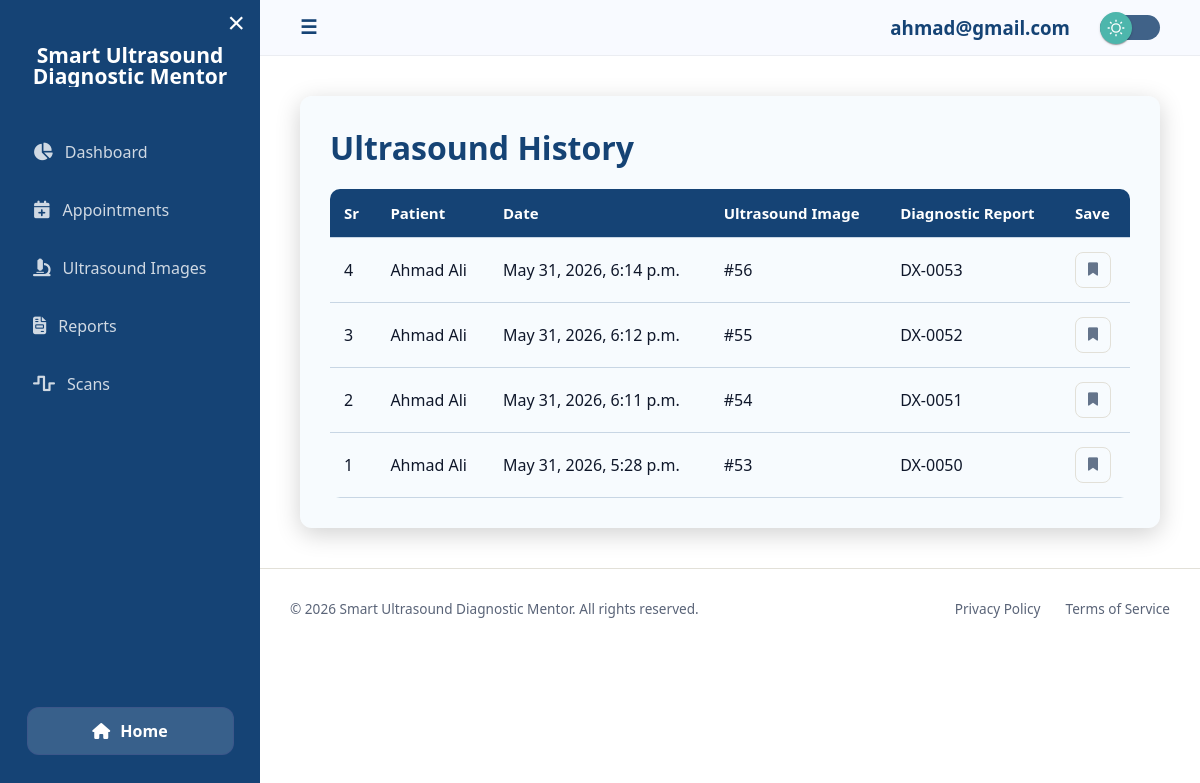
The page /view_scan_history/ (signed in) on the database its author committed.
### home/models.py (models this page shows, shortened)
class ScanHistory(models.Model):
    user = models.ForeignKey(User, on_delete=models.CASCADE)
    image = models.ForeignKey(UltrasoundImage, on_delete=models.CASCADE)
    report = models.ForeignKey('DiagnosticReport', on_delete=models.CASCADE)
    created_at = models.DateTimeField(auto_now_add=True)
    user_scan_number = models.IntegerField(default=1)

class DiagnosticReport(models.Model):
    user = models.ForeignKey(User, on_delete=models.CASCADE)
    image = models.ForeignKey(UltrasoundImage, on_delete=models.CASCADE)
    user_report_number = models.IntegerField(default=0)
    report_code = models.CharField(max_length=20, unique=True, null=True, blank=True)
    patient_name = models.CharField(max_length=150, null=True, blank=True)
    age = models.IntegerField(validators=[MinValueValidator(0)])
    gender = models.CharField(max_length=10)
    weight = models.FloatField(validators=[MinValueValidator(0.0)])
    prediction = models.CharField(max_length=100, default="Unknown")
    nodule_status = models.CharField(max_length=100, default="Unknown")
    summary = models.TextField(default="No summary")
    report_date = models.DateTimeField(default=timezone.now)

class UltrasoundImage(models.Model):
    patient = models.ForeignKey(User, on_delete=models.CASCADE)
    doctor = models.ForeignKey(DoctorProfile, on_delete=models.CASCADE, null=True)
    image = models.ImageField(upload_to='ultrasound/')
    image_date = models.DateTimeField(default=timezone.now)

### home/views.py (the view)
# urls.py: path('view_scan_history/', view_scan_history, name='view_scan_history'),
@login_required
def view_scan_history(request):
    history = ScanHistory.objects.filter(
        user=request.user
    ).order_by('-created_at')
    for item in history:
        if item.report and item.report.patient_name:
            item.display_name = item.report.patient_name
        else:
            item.display_name = request.user.username
    bookmarked_ids = set(RecordBookmark.objects.filter(
        user=request.user, record_type='scan'
    ).values_list('record_id', flat=True))
    return render(request, 'view_scan_history.html', {
        "history": history,
        "bookmarked_ids": bookmarked_ids,
    })

### SmartUltrasoundDiagnosticMentor/format_html_patch.py (called while the page is built)
def _compat_format_html(format_string, *args, **kwargs):
    if not args and not kwargs:
        return mark_safe(format_string)
    return _original_format_html(format_string, *args, **kwargs)

### home/context_processors.py (called while the page is built)
def navbar_profile(request):
    if not request.user.is_authenticated:
        return {'navbar_photo_url': None}
    photo_url = None
    try:
        role = request.user.userprofile.role
        if role == 'doctor':
            dp = request.user.doctor_profile
            if dp.profile_photo:
                photo_url = dp.profile_photo.url
        elif role == 'patient':
            pp = request.user.patient_profile
            if pp.profile_photo:
                photo_url = pp.profile_photo.url
    except Exception:
        pass
    return {'navbar_photo_url': photo_url}

### templates/view_scan_history.html
{% extends "dashboard_base.html" %}
{% block content %}
<div class="appointment-container">
    <h1 class="title">Ultrasound History</h1>
    {% if history %}
    <div class="table-wrapper">
        <table>
            <tr>
                <th>Sr</th>
                <th>Patient</th>
                <th>Date</th>
                <th>Ultrasound Image</th>
                <th>Diagnostic Report</th>
                <th>Save</th>
            </tr>
            {% for item in history %}
            <tr>
                <td>{{ item.user_scan_number  }}</td>
                <td>
                    {{ item.display_name }}
                </td>
                <td>{{ item.created_at }}</td>
                <td>
                    {% if item.image %}
                    #{{ item.image.id }}
                    {% else %}
                    No Image
                    {% endif %}
                </td>
                <td>
                    {% if item.report %}
                    DX-{{ item.report.id|stringformat:"04d" }}
                    {% else %}
                    No Report
                    {% endif %}
                </td>
                <td>
                    <button class="bm-btn{% if item.id in bookmarked_ids %} bookmarked{% endif %}"
                        data-type="scan" data-id="{{ item.id }}"
                        title="Bookmark this record">
                        <i class="fas fa-bookmark"></i>
                    </button>
                </td>
            </tr>
            {% endfor %}
        </table>
    </div>
    {% else %}
    <p>No history available.</p>
    {% endif %}
</div>
{% endblock %}

### templates/dashboard_base.html (shortened to what this page needs)
{% load static %}
<!DOCTYPE html>
<html>
<head>
    <link rel="stylesheet" href="https://cdnjs.cloudflare.com/ajax/libs/font-awesome/6.4.0/css/all.min.css">
    <link rel="stylesheet" href="{% static 'css/dashboard.css' %}">
    <link rel="stylesheet" href="{% static 'css/darktheme.css' %}">
</head>
<body>
    <div class="layout">
        <aside class="sidebar" id="sidebar">
            <div class="sidebar-top">
                <button class="close-btn" onclick="toggleSidebar()">&times;</button>
                <div class="logo">
                    <h2>Smart Ultrasound <br> Diagnostic Mentor</h2>
                </div>
                <nav>
                    <a href="{% url 'dashboard' %}"><i class="fas fa-chart-pie"></i> Dashboard</a>
                    <a href="{% url 'view_appointment' %}"><i class="fas fa-calendar-plus"></i> Appointments</a>
                    <a href="{% url 'view_ultrasound_images' %}"><i class="fas fa-microscope"></i> Ultrasound Images</a>
                    <a href="{% url 'view_reports' %}"><i class="fas fa-file-invoice"></i> Reports</a>
                    <a href="{% url 'view_scan_history' %}"><i class="fas fa-wave-square"></i> Scans</a>
                </nav>
            </div>
            <div class="sidebar-bottom">
                <a href="{% url 'home' %}" class="home-btn">
                    <i class="fas fa-home-alt"></i> Home
                </a>
            </div>
        </aside>
        <div class="main">
            <header class="topbar">
                <div class="leftbar">
                    <button class="menu-btn" onclick="toggleSidebar()">☰</button>
                </div>
                <div class="rightbar">
                    <h3>{{ request.user.username }}</h3>
                    <label class="ui-switch me-2">
                        <div class="slider">
                            <div class="circle"></div>
                        </div>
                    </label>
                </div>
            </header>
            <section class="content">
                {% block content %}
                {% endblock %}
            </section>
    {% include 'footer2.html' %}
        </div>
    </div>
</body>
</html>

### static/css/dashboard.css (style rules this page uses)
:root { --accent: rgb(21, 67, 117); --accent-dim: rgb(200, 215, 230); --accent-dim2: #4db6ac; --accent-glow: rgba(80, 118, 159, 0.18); --accent-border: rgba(80, 118, 159, 0.28); --bg-base: #fff; --bg-surface: rgba(230, 241, 251, 0.322); --bg-raised: #f8faff; --bg-surface2: rgba(230, 241, 251); --border: #e2e0d8; --border-light: rgba(255, 255, 255, 0.05); --text-primary: #0f172a; --text-secondary: #64748b; --text-muted: #5a6478; --text-btn: #fff; --font-main: 'DM Sans', sans-serif; --font-display: 'DM Serif Display', serif; --radius-sm: 8px; --radius-md: 12px; --radius-lg: 18px; --radius-xl: 24px; --shadow-sm: 0 1px 4px rgba(0, 0, 0, 0.35); --shadow-md: 0 6px 24px rgba(0, 0, 0, 0.183); --error: #C62828; --warning: #F9A825; --success: #2E7D32; }
* { margin: 0; padding: 0; box-sizing: border-box; }
body { font-family: 'Segoe UI', Roboto, Helvetica, Arial, sans-serif; background: var(--bg-surface); color: var(--text-primary); }
.layout { display: flex; min-height: 100vh; }
.menu-btn { background: none; border: none; font-size: larger; color: var(--accent); font-weight: bold; }
.sidebar { width: 260px; background: var(--accent); color: white; transition: all 0.3s ease; padding: 25px 15px; display: flex; flex-direction: column; justify-content: space-between; height: 100vh; position: sticky; top: 0; }
.sidebar-top { width: 100%; }
.sidebar-bottom { width: 100%; padding-bottom: 20px; display: flex; justify-content: center; }
.home-btn { display: flex; align-items: center; justify-content: center; gap: 10px; width: 90%; padding: 12px; background: rgba(200, 215, 230, 0.2); color: var(--text-btn); text-decoration: none; border-radius: 12px; font-weight: 600; transition: all 0.3s ease; border: 1px solid rgba(78, 56, 133, 0.2); }
.logo h2 { font-size: 21px; font-weight: 800; background: white; -webkit-background-clip: text; -webkit-text-fill-color: transparent; text-align: center; margin-bottom: 40px; margin-top: 20px; line-height: 1; }
.sidebar nav a { display: flex; align-items: center; padding: 14px 18px; margin-bottom: 8px; text-decoration: none; color: rgba(255, 255, 255, 0.8); border-radius: 12px; transition: 0.2s; }
.sidebar nav a i { margin-right: 12px; font-size: 1.1rem; }
.main { flex: 1; overflow-x: hidden; }
.topbar { background: var(--bg-raised); backdrop-filter: blur(10px); padding: 15px 40px; display: flex; justify-content: space-between; align-items: center; position: sticky; top: 0; z-index: 99; border-bottom: 1px solid rgba(0, 0, 0, 0.05); }
.rightbar { gap: 30px; display: flex; color: var(--accent); }
.content { padding: 40px; max-width: 1200px; margin: 0 auto; }
h1 { font-size: 2rem; color: var(--accent); font-weight: bold; }
.appointment-container { background: var(--bg-surface); padding: 30px; border-radius: 12px; box-shadow: var(--shadow-md); }
.title { color: var(--accent); margin-bottom: 20px; font-weight: 600; }
.table-wrapper { max-height: 330px; overflow-y: auto; border-radius: 10px; }
table { width: 100%; border-collapse: collapse; }
th { background: var(--accent); color: white; padding: 14px; text-align: left; font-size: 15px; position: sticky; top: 0; z-index: 2; }
tr { border-bottom: 1px solid var(--accent-border); }
td { padding: 14px; color: var(--text); }
.close-btn { position: absolute; top: 8px; right: 15px; background: none; border: none; color: white; font-size: 30px; cursor: pointer; line-height: 1; transition: 0.3s; }
.bm-btn { background: transparent; border: 1px solid var(--border); color: var(--text-secondary); width: 36px; height: 36px; border-radius: 8px; display: flex; align-items: center; justify-content: center; cursor: pointer; transition: all 0.3s ease; }

### rows shown on the page
ScanHistory: user_scan_number "4", display_name "Ahmad Ali", created_at "May 31, 2026, 6:14 p.m.", image.id "56", report.id "0053"
ScanHistory: user_scan_number "3", display_name "Ahmad Ali", created_at "May 31, 2026, 6:12 p.m.", image.id "55", report.id "0052"
ScanHistory: user_scan_number "2", display_name "Ahmad Ali", created_at "May 31, 2026, 6:11 p.m.", image.id "54", report.id "0051"
ScanHistory: user_scan_number "1", display_name "Ahmad Ali", created_at "May 31, 2026, 5:28 p.m.", image.id "53", report.id "0050"

### other values the page prints
{{ request.user.username }} "ahmad@gmail.com"
